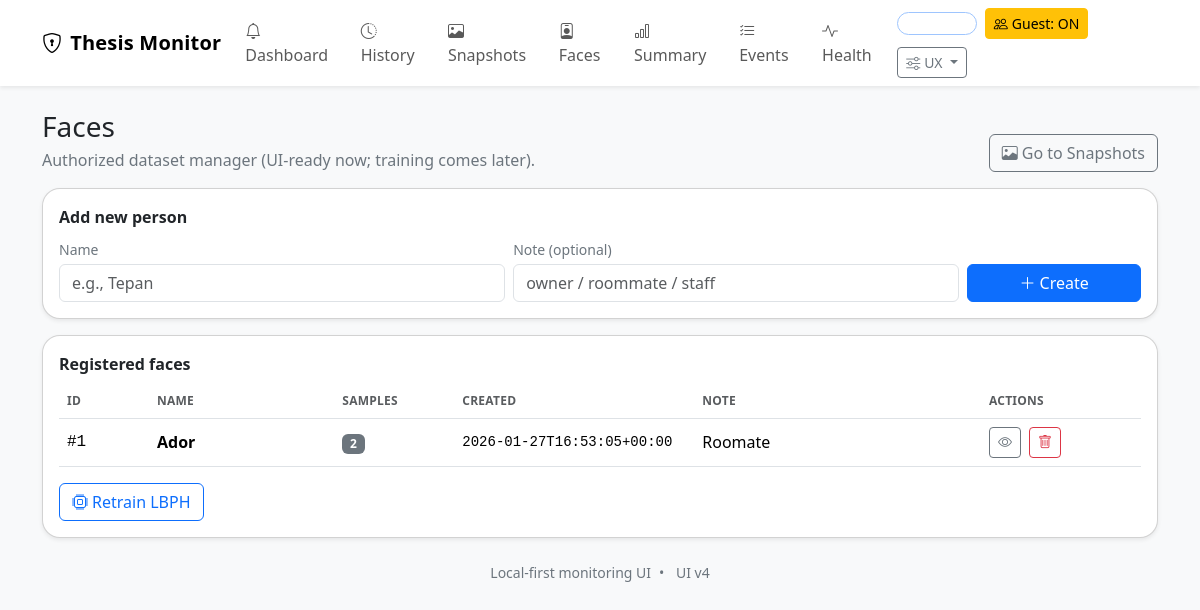
The app's page /faces, older data.
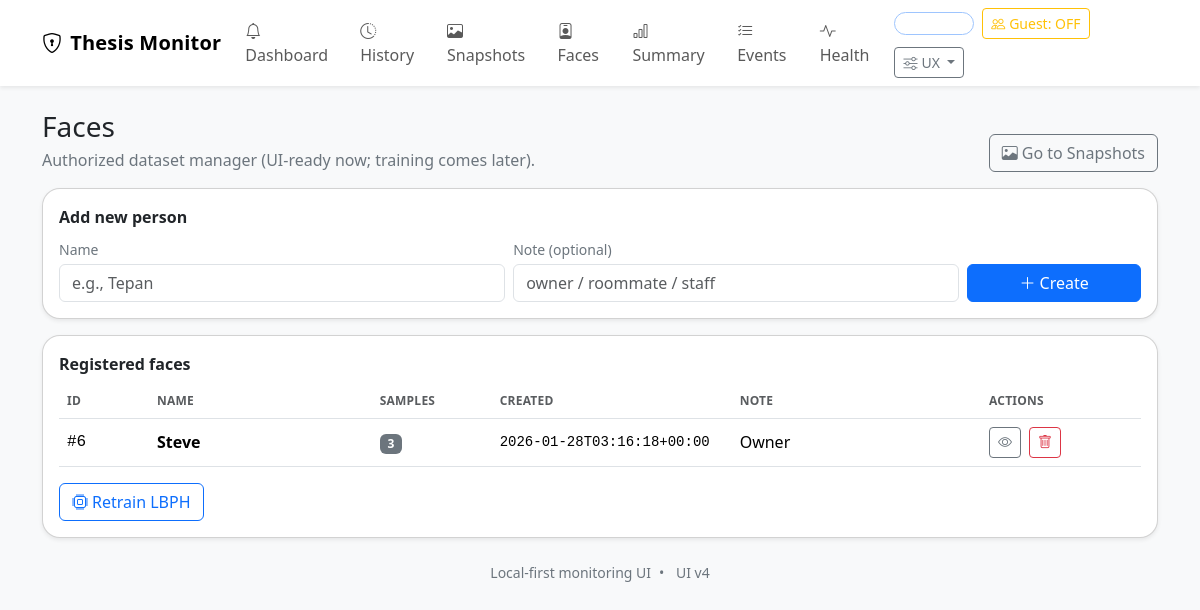
The same page, newer data.
### tables this page shows
CREATE TABLE faces (
        id INTEGER PRIMARY KEY AUTOINCREMENT,
        name TEXT NOT NULL,
        is_authorized INTEGER NOT NULL DEFAULT 1,
        created_ts TEXT NOT NULL,
        note TEXT
    );

### pi/app.py (the view)
@app.get("/faces")
def faces():
    rows = list_faces()
    return render_template("faces.html", faces=rows)

### pi/app.py (called while the page is built)
@app.context_processor
def inject_globals():
    return {
        "guest_mode": get_guest_mode(),
        "active_alert_count": count_active_alerts(),
    }

### pi/db.py (called while the page is built)
def get_conn() -> sqlite3.Connection:
    os.makedirs(os.path.dirname(DB_PATH), exist_ok=True)
    conn = sqlite3.connect(DB_PATH, check_same_thread=False)
    conn.row_factory = sqlite3.Row
    return conn

def count_active_alerts() -> int:
    conn = get_conn()
    cur = conn.cursor()
    cur.execute("SELECT COUNT(*) as c FROM alerts WHERE status='ACTIVE';")
    c = int(cur.fetchone()["c"])
    conn.close()
    return c

def get_setting(key: str, default: str = "") -> str:
    conn = get_conn()
    cur = conn.cursor()
    cur.execute("SELECT value FROM settings WHERE key = ?", (key,))
    row = cur.fetchone()
    conn.close()
    return str(row["value"]) if row else default

def get_guest_mode() -> bool:
    return get_setting("guest_mode", "0") == "1"

def list_faces():
    conn = get_conn()
    cur = conn.cursor()
    cur.execute("""
        SELECT f.*,
               (SELECT COUNT(*) FROM face_samples s WHERE s.face_id = f.id) AS sample_count
        FROM faces f
        ORDER BY f.name ASC;
    """)
    rows = cur.fetchall()
    conn.close()
    return rows

### pi/templates/faces.html
{% extends "base.html" %}
{% block content %}
  <div class="d-flex flex-wrap gap-2 justify-content-between align-items-end mb-3">
    <div>
      <h3 class="mb-1">Faces</h3>
      <div class="text-secondary">Authorized dataset manager (UI-ready now; training comes later).</div>
    </div>
    <a class="btn btn-outline-secondary" href="{{ url_for('snapshots') }}"><i class="bi bi-image me-1"></i>Go to Snapshots</a>
  </div>
  <div class="card shadow-sm mb-3">
    <div class="card-body">
      <div class="fw-semibold mb-2">Add new person</div>
      <form method="post" action="{{ url_for('faces_new') }}" class="row g-2 align-items-end">
        <div class="col-12 col-md-5">
          <label class="form-label small text-secondary mb-1">Name</label>
          <input name="name" class="form-control" placeholder="e.g., Tepan" required>
        </div>
        <div class="col-12 col-md-5">
          <label class="form-label small text-secondary mb-1">Note (optional)</label>
          <input name="note" class="form-control" placeholder="owner / roommate / staff">
        </div>
        <div class="col-12 col-md-2">
          <button class="btn btn-primary w-100" type="submit"><i class="bi bi-plus-lg me-1"></i>Create</button>
        </div>
      </form>
    </div>
  </div>
  <div class="card shadow-sm">
    <div class="card-body">
      <div class="fw-semibold mb-2">Registered faces</div>
      {% if faces|length == 0 %}
        <div class="text-secondary">No faces yet. Add from a snapshot or create a new person above.</div>
      {% else %}
        <div class="table-responsive">
          <table class="table table-hover align-middle mb-0">
            <thead>
              <tr>
                <th style="width: 90px;">ID</th>
                <th>Name</th>
                <th style="width: 120px;">Samples</th>
                <th style="width: 240px;">Created</th>
                <th>Note</th>
                <th style="width: 160px;">Actions</th>
              </tr>
            </thead>
            <tbody>
              {% for f in faces %}
              <tr>
                <td class="font-monospace">#{{ f["id"] }}</td>
                <td class="fw-semibold">{{ f["name"] }}</td>
                <td><span class="badge text-bg-secondary">{{ f["sample_count"] }}</span></td>
                <td class="font-monospace small">{{ f["created_ts"] }}</td>
                <td class="text-break">{{ f["note"] or "" }}</td>
                <td class="d-flex gap-2">
                  <a class="btn btn-sm btn-outline-secondary" href="{{ url_for('face_details', face_id=f['id']) }}"><i class="bi bi-eye"></i></a>
                  <form method="post" action="{{ url_for('faces_delete', face_id=f['id']) }}" onsubmit="return confirm('Delete this face?');">
                    <button class="btn btn-sm btn-outline-danger" type="submit"><i class="bi bi-trash"></i></button>
                  </form>
                </td>
              </tr>
              {% endfor %}
            </tbody>
          </table>
        </div>
      {% endif %}
      <div class="text-secondary small mt-3"><form method="post" action="{{ url_for('faces_retrain') }}" class="d-inline">
  <button class="btn btn-outline-primary" type="submit">
    <i class="bi bi-cpu me-1"></i>Retrain LBPH
  </button>
</form></div>
    </div>
  </div>
{% endblock %}

### pi/templates/base.html (shortened to what this page needs)
<!doctype html>
<html lang="en" data-bs-theme="light">
<head>
  <link href="https://cdn.jsdelivr.net/npm/bootstrap@5.3.3/dist/css/bootstrap.min.css" rel="stylesheet">
  <link href="https://cdn.jsdelivr.net/npm/bootstrap-icons@1.11.3/font/bootstrap-icons.css" rel="stylesheet">
  <link href="{{ url_for('static', filename='app.css') }}" rel="stylesheet">
</head>
<body class="bg-body-tertiary">
  <nav class="navbar navbar-expand-lg bg-body shadow-sm sticky-top">
    <div class="container">
      <a class="navbar-brand fw-semibold" href="{{ url_for('dashboard') }}">
        <i class="bi bi-shield-lock me-2"></i>Thesis Monitor
      </a>
      <div class="collapse navbar-collapse" id="nav">
        <ul class="navbar-nav me-auto mb-2 mb-lg-0">
          <li class="nav-item"><a class="nav-link" href="{{ url_for('dashboard') }}"><i class="bi bi-bell me-1"></i>Dashboard</a></li>
          <li class="nav-item"><a class="nav-link" href="{{ url_for('history') }}"><i class="bi bi-clock-history me-1"></i>History</a></li>
          <li class="nav-item"><a class="nav-link" href="{{ url_for('snapshots') }}"><i class="bi bi-image me-1"></i>Snapshots</a></li>
          <li class="nav-item"><a class="nav-link" href="{{ url_for('faces') }}"><i class="bi bi-person-badge me-1"></i>Faces</a></li>
          <li class="nav-item"><a class="nav-link" href="{{ url_for('summary') }}"><i class="bi bi-bar-chart me-1"></i>Summary</a></li>
          <li class="nav-item"><a class="nav-link" href="{{ url_for('events') }}"><i class="bi bi-list-check me-1"></i>Events</a></li>
          <li class="nav-item"><a class="nav-link" href="{{ url_for('health') }}"><i class="bi bi-activity me-1"></i>Health</a></li>
        </ul>
        <div class="d-flex gap-2 align-items-center flex-wrap">
          <span id="activePill" class="badge rounded-pill text-bg-primary-subtle border border-primary-subtle" data-active-count="{{ active_alert_count }}">
          </span>
          <form method="post" action="{{ url_for('toggle_guest_mode') }}">
            <button type="submit" class="btn btn-sm {{ 'btn-warning' if guest_mode else 'btn-outline-warning' }}">
              <i class="bi bi-people me-1"></i>Guest: {{ "ON" if guest_mode else "OFF" }}
            </button>
          </form>
          <div class="btn-group">
            <button class="btn btn-sm btn-outline-secondary dropdown-toggle" data-bs-toggle="dropdown" aria-expanded="false">
              <i class="bi bi-sliders me-1"></i>UX
            </button>
          </div>
        </div>
      </div>
    </div>
  </nav>
  <main class="container my-4">
    {% block content %}{% endblock %}
  </main>
  <footer class="container pb-4 text-center text-secondary small">
    <span class="me-2">Local-first monitoring UI</span>•
    <span class="ms-2">UI v4</span>
  </footer>
</body>
</html>

### thesis_ui_v3/pi/static/app.css (style rules this page uses)
.card { border-radius: 18px; }
.table thead th { font-size: 12px; letter-spacing: .02em; text-transform: uppercase; color: var(--bs-secondary-color); }
.badge { font-weight: 600; }
.navbar-brand { letter-spacing: 0.2px; }

Row changes from the older to the newer data that the page shows:
removed faces: id "1", name "Ador", sample_count "2", created_ts "2026-01-27T16:53:05+00:00", note "Roomate"
added faces: id "6", name "Steve", sample_count "3", created_ts "2026-01-28T03:16:18+00:00", note "Owner"
Text that changed along with them:
{{ "ON" if guest_mode else "OFF" }}: "ON" → "OFF"
